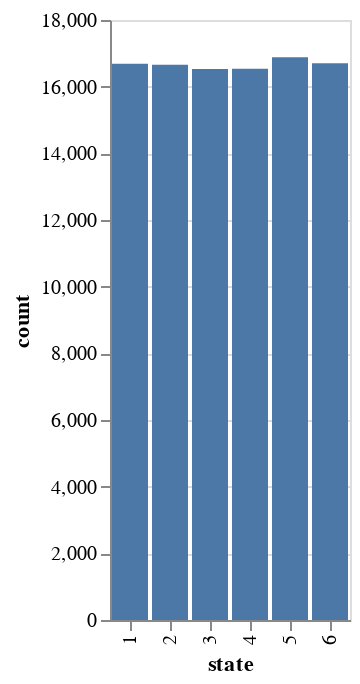

Here is the notebook cell this chart was saved with:
### Code cell
import pandas as pd

die_rolls = pd.DataFrame({
    'state': possible_states,
    'count': [counts.get(state, 0) for state in possible_states]
})

print(die_rolls)

alt.Chart(die_rolls).mark_bar().encode(
    x='state:O',
    y='count'
)

### Figure 1 — Vega-Lite specification as saved in the notebook (floating-point values rounded to 4 significant figures)
{"config": {"view": {"continuousWidth": 300, "continuousHeight": 300}}, "data": {"name": "data-efa2050f88241a66bdeaa14890e882ed"}, "mark": {"type": "bar"}, "encoding": {"x": {"field": "state", "type": "ordinal"}, "y": {"field": "count", "type": "quantitative"}}, "$schema": "https://vega.github.io/schema/vega-lite/v5.20.1.json", "datasets": {"data-efa2050f88241a66bdeaa14890e882ed": [{"state": 1, "count": 16686}, {"state": 2, "count": 16659}, {"state": 3, "count": 16533}, {"state": 4, "count": 16536}, {"state": 5, "count": 16881}, {"state": 6, "count": 16705}]}}
